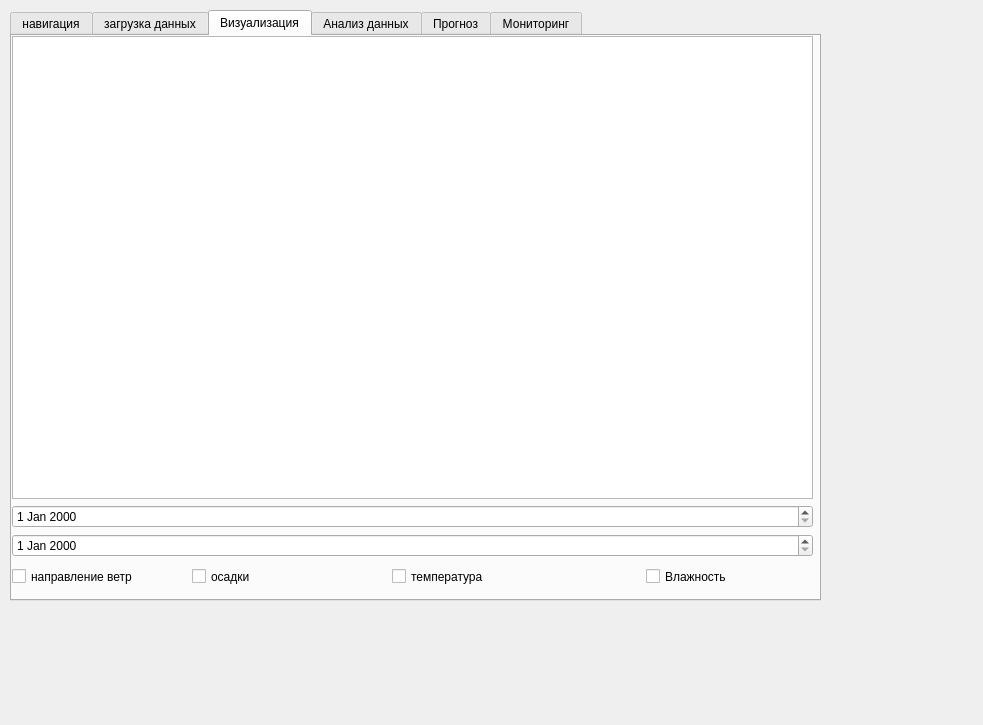
<?xml version="1.0" encoding="UTF-8"?>
<ui version="4.0">
 <class>Dialog</class>
 <widget class="QDialog" name="Dialog">
  <property name="geometry">
   <rect>
    <x>0</x>
    <y>0</y>
    <width>983</width>
    <height>725</height>
   </rect>
  </property>
  <property name="windowTitle">
   <string>Dialog</string>
  </property>
  <widget class="QWidget" name="verticalLayoutWidget">
   <property name="geometry">
    <rect>
     <x>10</x>
     <y>10</y>
     <width>811</width>
     <height>591</height>
    </rect>
   </property>
   <layout class="QVBoxLayout" name="verticalLayout">
    <property name="spacing">
     <number>4</number>
    </property>
    <item>
     <widget class="QTabWidget" name="tabWidget">
      <property name="tabPosition">
       <enum>QTabWidget::North</enum>
      </property>
      <property name="currentIndex">
       <number>2</number>
      </property>
      <widget class="QWidget" name="tab">
       <attribute name="title">
        <string>навигация</string>
       </attribute>
       <widget class="QWidget" name="gridLayoutWidget">
        <property name="geometry">
         <rect>
          <x>0</x>
          <y>0</y>
          <width>801</width>
          <height>551</height>
         </rect>
        </property>
        <layout class="QGridLayout" name="gridLayout">
         <item row="1" column="1">
          <widget class="QPushButton" name="pushButton_2">
           <property name="minimumSize">
            <size>
             <width>100</width>
             <height>100</height>
            </size>
           </property>
           <property name="text">
            <string>прогноз</string>
           </property>
          </widget>
         </item>
         <item row="0" column="1">
          <widget class="QPushButton" name="pushButton_3">
           <property name="minimumSize">
            <size>
             <width>100</width>
             <height>100</height>
            </size>
           </property>
           <property name="text">
            <string>Визуализация</string>
           </property>
          </widget>
         </item>
         <item row="0" column="0">
          <widget class="QPushButton" name="pushButton_4">
           <property name="minimumSize">
            <size>
             <width>100</width>
             <height>101</height>
            </size>
           </property>
           <property name="text">
            <string>Загрузка данных</string>
           </property>
          </widget>
         </item>
         <item row="2" column="1">
          <widget class="QPushButton" name="pushButton">
           <property name="minimumSize">
            <size>
             <width>100</width>
             <height>100</height>
            </size>
           </property>
           <property name="text">
            <string>Экспорт</string>
           </property>
          </widget>
         </item>
         <item row="1" column="0">
          <widget class="QPushButton" name="pushButton_5">
           <property name="minimumSize">
            <size>
             <width>100</width>
             <height>100</height>
            </size>
           </property>
           <property name="text">
            <string>Анализ данных</string>
           </property>
          </widget>
         </item>
         <item row="2" column="0">
          <widget class="QPushButton" name="pushButton_6">
           <property name="minimumSize">
            <size>
             <width>100</width>
             <height>100</height>
            </size>
           </property>
           <property name="text">
            <string>мориторинг</string>
           </property>
          </widget>
         </item>
        </layout>
       </widget>
      </widget>
      <widget class="QWidget" name="tab_3">
       <attribute name="title">
        <string>загрузка данных</string>
       </attribute>
       <widget class="QWidget" name="verticalLayoutWidget_3">
        <property name="geometry">
         <rect>
          <x>0</x>
          <y>0</y>
          <width>801</width>
          <height>617</height>
         </rect>
        </property>
        <layout class="QVBoxLayout" name="verticalLayout_3">
         <item>
          <widget class="QPushButton" name="pushButton_7">
           <property name="text">
            <string>PushButton</string>
           </property>
          </widget>
         </item>
         <item>
          <widget class="QLineEdit" name="lineEdit_2"/>
         </item>
         <item>
          <widget class="QPushButton" name="pushButton_8">
           <property name="text">
            <string>PushButton</string>
           </property>
          </widget>
         </item>
         <item>
          <widget class="QLineEdit" name="lineEdit">
           <property name="minimumSize">
            <size>
             <width>100</width>
             <height>500</height>
            </size>
           </property>
          </widget>
         </item>
        </layout>
       </widget>
      </widget>
      <widget class="QWidget" name="tab_2">
       <attribute name="title">
        <string>Визуализация</string>
       </attribute>
       <widget class="QWidget" name="verticalLayoutWidget_2">
        <property name="geometry">
         <rect>
          <x>0</x>
          <y>0</y>
          <width>801</width>
          <height>521</height>
         </rect>
        </property>
        <layout class="QVBoxLayout" name="verticalLayout_2">
         <item>
          <widget class="QTableWidget" name="tableWidget"/>
         </item>
         <item>
          <widget class="QDateEdit" name="dateEdit"/>
         </item>
         <item>
          <widget class="QDateEdit" name="dateEdit_2"/>
         </item>
        </layout>
       </widget>
       <widget class="QCheckBox" name="checkBox">
        <property name="geometry">
         <rect>
          <x>0</x>
          <y>530</y>
          <width>121</width>
          <height>21</height>
         </rect>
        </property>
        <property name="text">
         <string>направление ветра</string>
        </property>
       </widget>
       <widget class="QCheckBox" name="checkBox_2">
        <property name="geometry">
         <rect>
          <x>180</x>
          <y>530</y>
          <width>111</width>
          <height>21</height>
         </rect>
        </property>
        <property name="text">
         <string>осадки</string>
        </property>
       </widget>
       <widget class="QCheckBox" name="checkBox_3">
        <property name="geometry">
         <rect>
          <x>380</x>
          <y>530</y>
          <width>111</width>
          <height>21</height>
         </rect>
        </property>
        <property name="text">
         <string>температура</string>
        </property>
       </widget>
       <widget class="QCheckBox" name="checkBox_4">
        <property name="geometry">
         <rect>
          <x>634</x>
          <y>530</y>
          <width>111</width>
          <height>21</height>
         </rect>
        </property>
        <property name="text">
         <string>Влажность</string>
        </property>
       </widget>
      </widget>
      <widget class="QWidget" name="tab_5">
       <attribute name="title">
        <string>Анализ данных</string>
       </attribute>
      </widget>
      <widget class="QWidget" name="tab_4">
       <attribute name="title">
        <string>Прогноз</string>
       </attribute>
      </widget>
      <widget class="QWidget" name="tab_6">
       <attribute name="title">
        <string>Мониторинг</string>
       </attribute>
      </widget>
     </widget>
    </item>
   </layout>
  </widget>
 </widget>
 <resources/>
 <connections/>
</ui>
